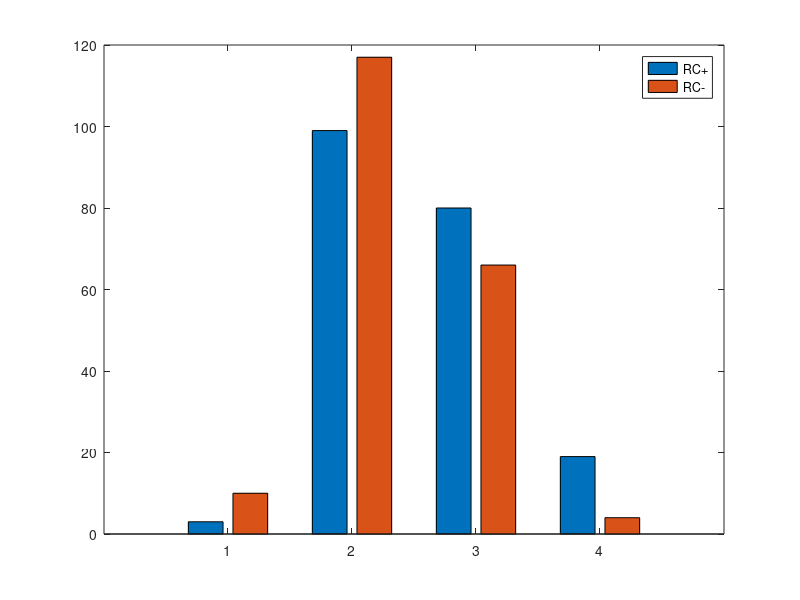

This chart was generated by the following MATLAB code:
function stimuli = mous_stimuli_addstack

load mous_stimuli

ok = true(numel(stimuli),1);
for k = 1:numel(stimuli)
  if isempty(stimuli(k).id),
    ok(k) = false;
  end
end

for k = find(ok(:)')
  
  % Vorige maandag kreeg de medicus die de vreemde pokken behandelde zelf de pokken
  
  % tree = [stimuli(6).words.depind];
  % treeplot(tree)
  
  % Assumptions:
  
  % 1. Incremental input 'left to right parsing' with a push down stack store,
  %    but access throughout the stack at all steps (random access memory)-
  %    this can easily be changed to real stack properties if one is curious.
  % 2. No ambiguity, which means that at each step, it is known whether any
  %    earlier word is supposed to be inserted at that step in the final tree.
  % 3. Elements are erased/popped when inserted in the tree.
  
  % Implementational choices:
  % 1. Create depjump vector - a signed dependency jump vector,
  %    negative value means pointing to an earlier word
  % 2. Elements that will be pushed to the stack are not words but the
  %    depinds, which will simplify furhter computation (rationale not clear to JM).
  
  % create a local copy of the dependency index vector, as well as a signed
  % dependency jump
  depind  = [stimuli(k).words.depind];
  root    = depind==0;
  depjump = [stimuli(k).words.depind]-(1:stimuli(k).numwords);
  depjump(root) = 0;
  
  stack       = cell(1,numel(depjump));      % create as cell-array, because it may hold more than 1 element
  stack_depth = nan+zeros(1,numel(depjump)); % will contain the number of elements in the stack for each word
  
  % initialize for the first word
  stack{1} = depind(1);
  
  % loop over the remainder of the words
  for m = 2:stimuli(k).numwords
    % Does any of the dependency indices in the stack of the previous word
    % point to the current word?
    match = stack{m-1} == m;
    
    if any(match)
      % Erase ('pop') the matching element
      stack{m} = stack{m-1}(~match);
      
      % Nested Push if popped. Push unless root or later, i.e. if depjump_valued < 0
      if depjump(m) <= 0
        % nothing needs to be done, the Stack stays
      else
        stack{m} = [stack{m} depind(m)]; %Push
      end
      
    elseif all(~match)
      % Push unless root or later, i.e. if depjump_valued < 0
      if depjump(m) <= 0
        stack{m} = stack{m-1}; %Stack stays
      else
        stack{m} = [stack{m-1} depind(m)]; %Push
      end
    end
  end
  
  % Calculate the depth of the stack at each word
  for m = 1:numel(depjump)
    stack_depth(m) = numel(stack{m});
    
    stimuli(k).words(m).stack          = stack{m};
    stimuli(k).words(m).stack_depth    = stack_depth(m);
    stimuli(k).words(m).depjump_signed = depjump(m);
  end
  stimuli(k).stack_depth = stack_depth;
  
  % Display stack, stack depth and depjump_valued for debugging
  % stimuli(k).words.stack
  % stimuli(k).words.stack_depth
  % stimuli(k).words.depjump_valued
  
end


%%%%%%%%%%%%%%
% Next steps
%%%%%%%%%%%%%%

% Look at maximum stack depth - does it differ between RC+/RC-?
% Answer (JM): yes they are. Do:
for k = 1:numel(stimuli)
  if ~isempty(stimuli(k).id)
    m(k,1) = max(stimuli(k).stack_depth);
  else
    m(k,1) = nan;
  end
end
n = histc([m(1:204) m(205:408)],0.5:1:4.5);
figure;bar(1:4,n(1:4,:));
legend({'RC+';'RC-'});

% Storing non-inserted elements vs storing structure - different or same storing mechanism?

% Above, storing non-elements is formalized, but storing non-final
% structure still needs to be formalized.

% Ideas for such a formalization:

% A) Make a model where they there are separate stores.

% There can be many implementations, e.g.:
% (1) the unified object is one object
% (2) the unified object is one object, but it weighs different:
%       (2a) the number of words in the unified structure
%       (2b) the number of levels in the unified structure

% B) Make a model where they is one store. Again, either the whole
% unified object is one object, or is weight different, according to nr
% words or nr levels. So this is going to be a simple addition of the
% store of the non-inserted elements and the unified object.
